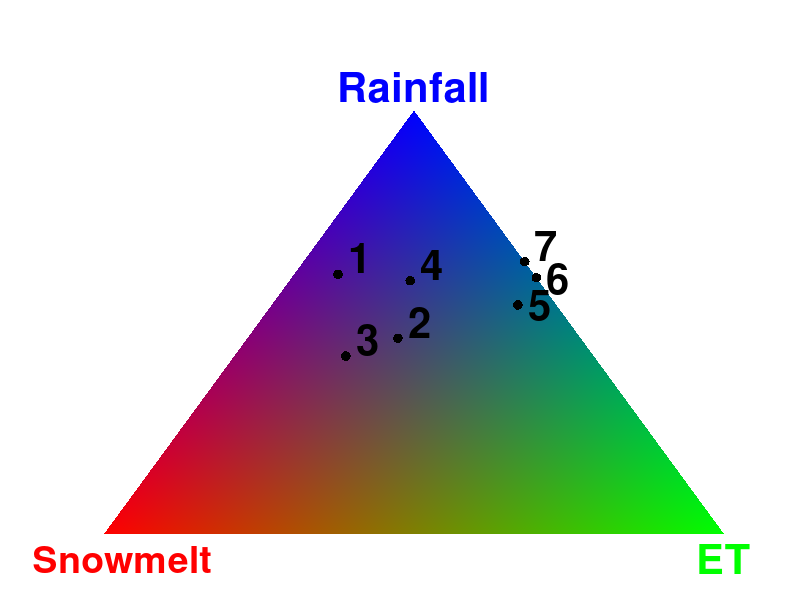

Reproduce this figure in MATLAB.
% MATLAB code for RGB lengend in Figure 3
% Wu et al., 2020; Nature Communications, 11, 3710, DOI:10.1038/s41467-020-17581-y

clear all; close all;

% filled polygonal regions using PATCH -https://www.mathworks.com/help/matlab/ref/patch.html
% https://stackoverflow.com/questions/9869167/generate-color-triangle

xy=[0 0; 1 0; 0.5 sqrt(3)/2];
col=[1 0 0; 0 1 0; 0 0 1];
patch('Vertices',xy, 'Faces',[1:size(xy,1)], 'EdgeColor','none','FaceVertexCData', col,'FaceColor','interp');
axis off

text(xy(1,1)+0.03, xy(1,2)-0.05,'Snowmelt','HorizontalAlignment', 'center','FontWeight','bold','Fontsize',27,'color','r')
text(xy(2,1), xy(2,2)-0.05,'ET','HorizontalAlignment', 'center','FontWeight','bold','Fontsize',30,'color','g')
text(xy(3,1), xy(3,2)+0.05,'Rainfall','HorizontalAlignment', 'center','FontWeight','bold','Fontsize',30,'color','b')
  
% case specific input
rain=[0.605 0.462 0.598 0.420 0.643 0.541 0.613];
melt=[0 0.295 0.207 0.400 0 0.062 0.316];
%
hold on

%plot ([0 1 0.5 0],[0 0 sqrt(3)/2 0],'linewidth',1,'color' ,'k','handlevisibility','off');

yy= rain*(sqrt(3)/2)
xx=(1-melt)-yy/sqrt(3)
  
scatter(xx,yy,50,'k','filled')
%plot([0.5 0.5],[0 0.5/sqrt(3)],'w')
%plot([0.25 0.5],[sqrt(3)/4 0.5/sqrt(3)],'w')
%plot([0.75 0.5],[sqrt(3)/4 0.5/sqrt(3)],'w')
text(xx(1)+0.035, yy(1)+0.0,'6','HorizontalAlignment', 'center','FontWeight','bold','Fontsize',30)
text(xx(2)+0.035, yy(2)+0.035,'2','HorizontalAlignment', 'center','FontWeight','bold','Fontsize',30)
text(xx(3)+0.035, yy(3)+0.035,'4','HorizontalAlignment', 'center','FontWeight','bold','Fontsize',30)
text(xx(4)+0.035, yy(4)+0.035,'3','HorizontalAlignment', 'center','FontWeight','bold','Fontsize',30)
text(xx(5)+0.035, yy(5)+0.035,'7','HorizontalAlignment', 'center','FontWeight','bold','Fontsize',30)
text(xx(6)+0.035, yy(6)+0.0,'5','HorizontalAlignment', 'center','FontWeight','bold','Fontsize',30)
text(xx(7)+0.035, yy(7)+0.035,'1','HorizontalAlignment', 'center','FontWeight','bold','Fontsize',30)
%print('basin_triangle','-r360','-dpdf')
